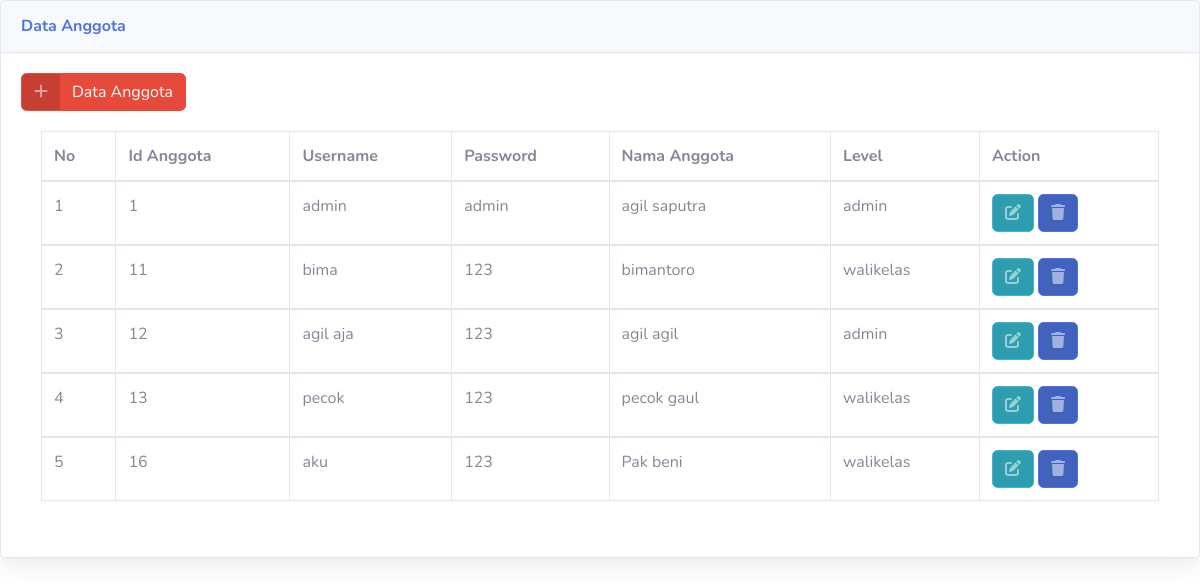
The app's page /Admin/anggota.php with its own data.
### tables this page shows
CREATE TABLE IF NOT EXISTS `anggota` (
  `id_anggota` int(11) NOT NULL AUTO_INCREMENT,
  `username` varchar(25) NOT NULL,
  `password` varchar(32) NOT NULL,
  `nama_anggota` varchar(35) NOT NULL,
  `level` enum('admin','walikelas','','') NOT NULL,
  PRIMARY KEY (`id_anggota`)
);

### Admin/anggota.php (the view, shortened to what this page needs)
<!DOCTYPE html>
<html lang="en">
<head>
  <link rel="stylesheet" href="https://cdnjs.cloudflare.com/ajax/libs/font-awesome/6.5.1/css/all.min.css" />
  <link href="../css/sb-admin-2.min.css" rel="stylesheet">
</head>
<body id="page-top">
 <div class="card shadow mb-4">
            <div class="card-header py-3">
              <h6 class="m-0 font-weight-bold text-primary">Data Anggota</h6>
            </div>
            <div class="card-body">
              <a href="?url=data_anggota" class="btn btn-danger btn-icon-split">
                        <span class="icon text-white-50">
                          <i class="fas fa-plus"></i>
                        </span>
                        <span class="text">Data Anggota</span>
                      </a>
            <div class="card-body">
              <div class="table-responsive">
                <table class="table table-bordered" id="dataTable" width="100%" cellspacing="0">
                  <thead>
                    <tr>
                      <th>No</th>
                      <th>Id Anggota</th>
                      <th>Username</th>
                      <th>Password</th>
                      <th>Nama Anggota</th>
                      <th>Level</th>
                      <th>Action</th>
                    </tr>
                  </thead>
                  <?php
                  include "koneksi.php";
                  $no=1;
                  $sql=mysqli_query($koneksi,"select * from anggota");
                  while ($data=mysqli_fetch_array($sql)) {
                    ?>
                  <tbody>
                    <tr>
                      <td><?php echo $no++; ?></td>
                      <td><?php echo $data['id_anggota']; ?></td>
                      <td><?php echo $data['username']; ?></td>
                      <td><?php echo $data['password']; ?></td>
                      <td><?php echo $data['nama_anggota']; ?></td>
                      <td><?php echo $data['level']; ?></td>
                      <td>
                       <a href="?url=edit_anggota&id_anggota=<?php echo $data['id_anggota']; ?>" class="btn btn-info btn-icon-split">
                        <span class="icon text-white-50">
                          <i class="fas fa-edit"></i>
                        </span>
                      </a>
                      <a href="?url=delete_anggota&id_anggota=<?php echo $data['id_anggota']; ?>" class="btn btn-primary btn-icon-split">
                        <span class="icon text-white-50">
                          <i class="fas fa-trash"></i>
                        </span>
                      </a>
                      </td>
                    </tr>
                  </tbody>
                <?php }
                ?>
                </table>
              </div>
            </div>
          </div>
</div>
</body>
</html>

### records on screen
anggota: id_anggota "1", username "admin", password "admin", nama_anggota "agil saputra", level "admin"
anggota: id_anggota "11", username "bima", password "123", nama_anggota "bimantoro", level "walikelas"
anggota: id_anggota "12", username "agil aja", password "123", nama_anggota "agil agil", level "admin"
anggota: id_anggota "13", username "pecok", password "123", nama_anggota "pecok gaul", level "walikelas"
anggota: id_anggota "16", username "aku", password "123", nama_anggota "Pak beni", level "walikelas"
